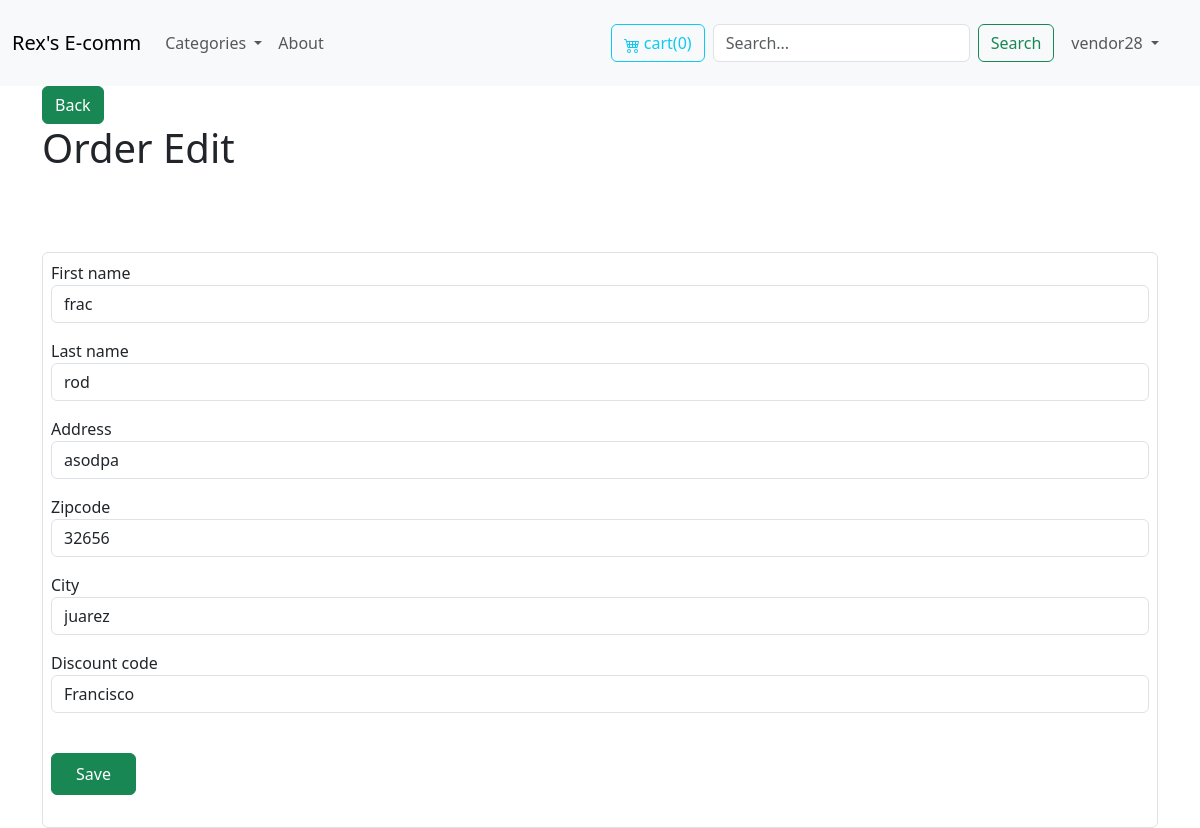
Screenshot of /cart/success/Orders/100/ (signed in) with the database file from the repository.
### store/models.py (models this page shows, shortened)
class Order(models.Model):
    first_name = models.CharField(max_length=255)
    last_name = models.CharField(max_length=255)
    address = models.CharField(max_length=255)
    zipcode = models.CharField(max_length=255)
    city = models.CharField(max_length=255)
    paid_amount = models.IntegerField(blank=True, null=True)
    is_paid = models.BooleanField(default=False)
    payment_intent = models.CharField(max_length=255)
    discount_code = models.CharField(max_length=35, null=True, blank=True)
    created_by = models.ForeignKey(User, related_name='orders', on_delete=models.SET_NULL, null=True)
    created_at = models.DateTimeField(auto_now_add=True)
    is_shipped = models.BooleanField(default=False)
    class Meta:
        ordering = ('-id','-created_at',)

### store/views.py (the view, shortened to what this page needs)
# urls.py: path('cart/success/Orders/<int:pk>/', views.order_view, name='order_view'),
@login_required
def order_view(request, pk):
    order  = Order.objects.get(id=int(pk))
    if request.method == 'POST':
        if request.is_ajax():
            data = json.loads(request.body)
            order.first_name= data['first_name']
            order.last_name= data['last_name']
            order.address= data['address']
            order.zipcode= data['zipcode']
            order.city= data['city']
            order.save()
            return  JsonResponse({'order':data})
        else:
            form = OrderForm(request.POST, instance=order)
            if form.is_valid():
                form.save()
        return redirect ('success')
    else:
        print('1 GET request.is_ajax',request.is_ajax())
        form = OrderForm(instance=order)
    return render(request, 'store/OrderForm.html',{
        'form':form,
    })

### store/forms.py
class OrderForm(forms.ModelForm):
    id = forms.IntegerField(widget=forms.HiddenInput)
    class Meta:
        model= Order
        fields = (
            'first_name',
            'last_name',
            'address',
            'zipcode',
            'city',
            'id',
            'discount_code',
        )

### store/cart.py (called while the page is built)
    def __len__(self):
        return sum(item['quantity'] for item in self.cart.values())

### store/context_processors.py (called while the page is built)
def cart(request):
    return {'cart':Cart(request)}

### store/templatetags/menu.py (called while the page is built)
@register.inclusion_tag('core/menu.html')
def menu(*args, **kwargs):
    categories = Category.objects.annotate(product_count=Count('products')).filter(product_count__gt=0)
    return {'categories': categories}

@register.simple_tag
def back_button(request):
    if request.method == 'GET':
        return True #request.META.get('HTTP_REFERER', '/')
    return False

### store/templates/store/OrderForm.html (shortened to what this page needs)
{% extends 'core/mainBase.html' %}
{% load widget_tweaks %}
{% block content %}
    <h1 class="mb-6 text-xl"> Order Edit {{orderId}} </h1>
<div id="errors" class="hidden my-3 px-4 py-4 bg-red-200 rounded-xl"></div>
<div class="border rounded py-2 px-2">
    <form action="" method="post">
        <div class="">
            <div class="mb-3">
                {% render_field form.first_name.label %}
                {% render_field form.first_name class+="form-control" %}
            </div>
            <div class="mb-3">
                {% render_field form.last_name.label %}
                {% render_field form.last_name class+="form-control" %}
            </div>
            <div class="mb-3">
                {% render_field form.address.label %}
                {% render_field form.address class+="form-control" %}
            </div>
            <div class="mb-3">
                {% render_field form.zipcode.label %}
                {% render_field form.zipcode class+="form-control" %}
            </div>
            <div class="mb-3">
                {% render_field form.city.label %}
                {% render_field form.city class+="form-control" %}
            </div>
            <div class="mb-3">
                {% render_field form.discount_code.label %}
                {% render_field form.discount_code class+="form-control" %}
            </div>
        </div>
        <button type="submit" onclick="reOrder(event)" class="py-2 px-4 btn btn-success mb-4">Save</button>
    </form>
</div>
{% endblock content%}

### core/templates/core/partials/navbar.html (shortened to what this page needs)
{% load menu %}
<nav class="navbar navbar-expand-lg bg-body-tertiary">
    <div class="container-fluid">
      <a class="navbar-brand" href="{% url 'frontpage' %}">Rex's E-comm</a>
      <div class="collapse navbar-collapse" id="navbarSupportedContent">
        <ul class="navbar-nav me-auto mb-2 mb-lg-0">
          <li class="nav-item dropdown">
            {% menu %}
          </li>
          <li class="nav-item">
            <a class="nav-link" href="{% url 'about' %}">About</a>
          </li>
        </ul>
        <a href="{% url 'cart_view' %}"class="m-2 nav-item btn btn-outline-info">
            cart<span>({{cart|length}})</span>
        </a>
        <form action="/search/" method="get" class="d-flex" role="search">
          <input class="form-control me-2" type="search" name="query" placeholder="Search..." aria-label="Search">
          <button class="btn btn-outline-success" type="submit">Search</button>
        </form>
        <ul class="navbar-nav m-2 btn">
            <li class="nav-item dropdown">
                <a class="nav-link dropdown-toggle" href="#" role="button" data-bs-toggle="dropdown" aria-expanded="false">
                {{request.user}}
                </a>
            </li>
        </ul>
      </div>
    </div>
</nav>

### rows the page displays
Order: first_name "frac", last_name "rod", address "asodpa", zipcode "32656", city "juarez", discount_code "Francisco"

### other values shown
{{ cart|length }} "0"
{{ request.user }} "vendor28"
